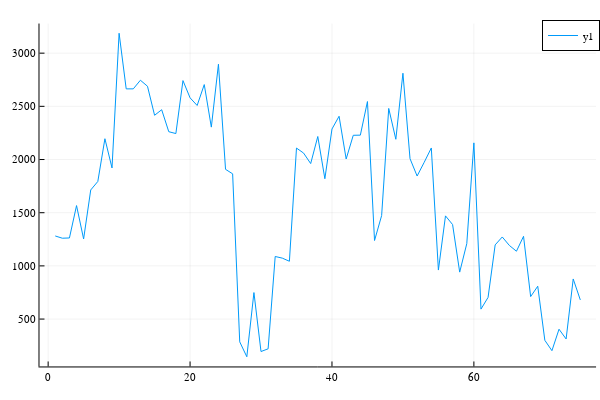

Notebook code cell kept with this figure:
### Code cell
plot(Re_list)

### Figure 1 — Plotly figure (JSON) as saved in the notebook; plotly's stock layout.template omitted (floating-point values rounded to 4 significant figures)
{"data": [{"colorbar": {"title": ""}, "legendgroup": "y1", "line": {"color": "rgba(0, 154, 250, 1.000)", "dash": "solid", "shape": "linear", "width": 1}, "mode": "lines", "name": "y1", "showlegend": true, "type": "scatter", "x": [1, 2, 3, 4, 5, 6, 7, 8, 9, 10, 11, 12, 13, 14, 15, 16, 17, 18, 19, 20, 21, 22, 23, 24, 25, 26, 27, 28, 29, 30, 31, 32, 33, 34, 35, 36, 37, 38, 39, 40, 41, 42, 43, 44, 45, 46, 47, 48, 49, 50, 51, 52, 53, 54, 55, 56, 57, 58, 59, 60, 61, 62, 63, 64, 65, 66, 67, 68, 69, 70, 71, 72, 73, 74, 75], "xaxis": "x", "y": [1281.0, 1260.0, 1263.0, 1567.0, 1253.0, 1714.0, 1794.0, 2196.0, 1921.0, 3187.0, 2664.0, 2664.0, 2746.0, 2689.0, 2416.0, 2468.0, 2262.0, 2244.0, 2742.0, 2580.0, 2508.0, 2704.0, 2305.0, 2896.0, 1908.0, 1866.0, 285.9, 145.7, 749.2, 194.7, 220.5, 1088.0, 1073.0, 1043.0, 2108.0, 2061.0, 1962.0, 2216.0, 1819.0, 2287.0, 2407.0, 2005.0, 2228.0, 2229.0, 2545.0, 1238.0, 1473.0, 2480.0, 2190.0, 2811.0, 2008.0, 1845.0, 1974.0, 2108.0, 960.8, 1470.0, 1389.0, 941.4, 1209.0, 2157.0, 593.5, 703.8, 1198.0, 1272.0, 1192.0, 1138.0, 1278.0, 711.0, 808.8, 300.4, 202.8, 404.4, 312.8, 877.1, 680.0], "yaxis": "y", "zmax": null, "zmin": null}], "layout": {"annotations": [], "height": 400, "legend": {"bgcolor": "rgba(255, 255, 255, 1.000)", "bordercolor": "rgba(0, 0, 0, 1.000)", "borderwidth": 1, "font": {"color": "rgba(0, 0, 0, 1.000)", "family": "sans-serif", "size": 11}, "title": {"font": {"color": "rgba(0, 0, 0, 1.000)", "family": "sans-serif", "size": 15}, "text": ""}, "tracegroupgap": 0, "traceorder": "normal", "x": 1, "xanchor": "auto", "y": 1, "yanchor": "auto"}, "margin": {"b": 20, "l": 0, "r": 0, "t": 20}, "paper_bgcolor": "rgba(255, 255, 255, 1.000)", "plot_bgcolor": "rgba(255, 255, 255, 1.000)", "showlegend": true, "width": 600, "xaxis": {"anchor": "y", "domain": [0.06582, 0.9934], "gridcolor": "rgba(0, 0, 0, 0.100)", "gridwidth": 0.5, "linecolor": "rgba(0, 0, 0, 1.000)", "mirror": false, "range": [-1.22, 77.22], "showgrid": true, "showline": true, "showticklabels": true, "tickangle": 0, "tickcolor": "rgb(0, 0, 0)", "tickfont": {"color": "rgba(0, 0, 0, 1.000)", "family": "sans-serif", "size": 11}, "tickmode": "array", "ticks": "inside", "ticktext": ["0", "20", "40", "60"], "tickvals": [0, 20, 40, 60], "title": "", "titlefont": {"color": "rgba(0, 0, 0, 1.000)", "family": "sans-serif", "size": 15}, "type": "-", "visible": true, "zeroline": false, "zerolinecolor": "rgba(0, 0, 0, 1.000)"}, "yaxis": {"anchor": "x", "domain": [0.03762, 0.9902], "gridcolor": "rgba(0, 0, 0, 0.100)", "gridwidth": 0.5, "linecolor": "rgba(0, 0, 0, 1.000)", "mirror": false, "range": [54.5, 3278.0], "showgrid": true, "showline": true, "showticklabels": true, "tickangle": 0, "tickcolor": "rgb(0, 0, 0)", "tickfont": {"color": "rgba(0, 0, 0, 1.000)", "family": "sans-serif", "size": 11}, "tickmode": "array", "ticks": "inside", "ticktext": ["500", "1000", "1500", "2000", "2500", "3000"], "tickvals": [500, 1000, 1500, 2000, 2500, 3000], "title": "", "titlefont": {"color": "rgba(0, 0, 0, 1.000)", "family": "sans-serif", "size": 15}, "type": "-", "visible": true, "zeroline": false, "zerolinecolor": "rgba(0, 0, 0, 1.000)"}}}
